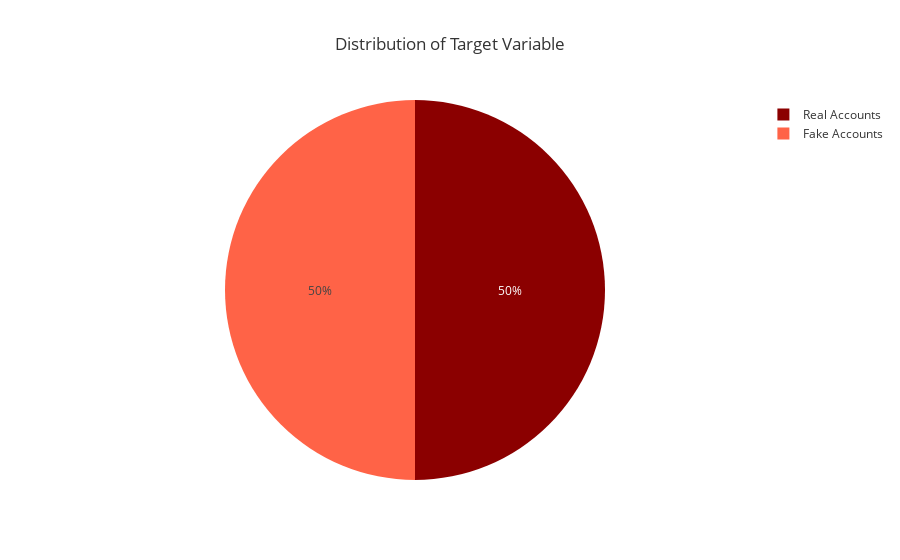

The notebook cell saved with this chart:
### Code cell
fig = px.pie(legend_df, names='fake', title='Distribution of Target Variable', color_discrete_sequence = ['darkred','tomato'])
fig.update_layout(template = 'ggplot2')
fig.show()

### Figure 1 — Plotly figure (JSON) as saved in the notebook; plotly's stock layout.template omitted (floating-point values rounded to 4 significant figures; data arrays with more than 128 entries replaced by an {"elided": "..."} marker saying what was removed)
{"data": [{"domain": {"x": [0, 1], "y": [0, 1]}, "hovertemplate": "fake=%{label}<extra></extra>", "labels": {"elided": "574 str values"}, "legendgroup": "", "name": "", "showlegend": true, "type": "pie"}], "layout": {"legend": {"tracegroupgap": 0}, "piecolorway": ["darkred", "tomato"], "title": {"text": "Distribution of Target Variable"}}}
